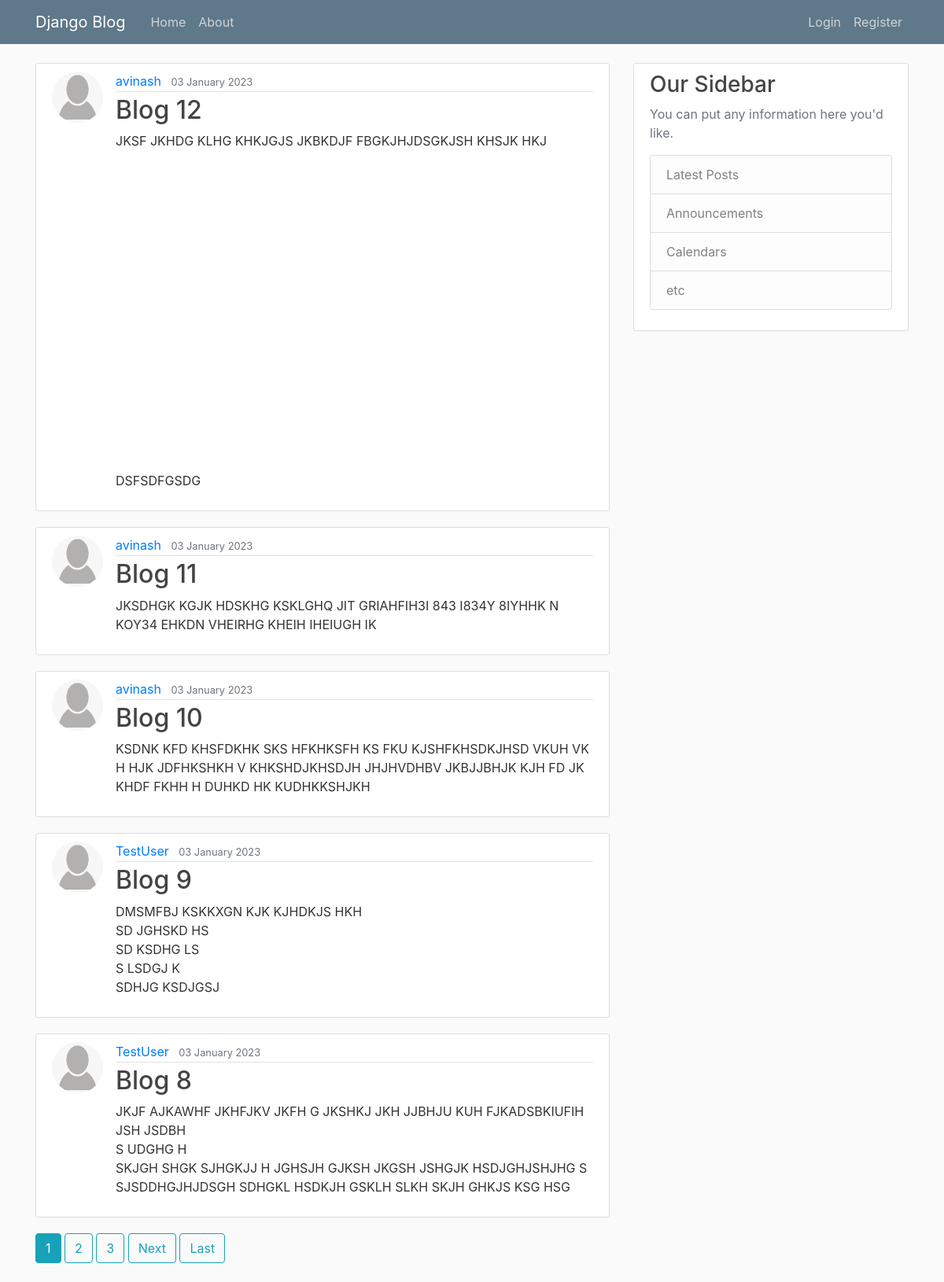
The page / on the database its author committed.
### blog/models.py (models this page shows, shortened)
class Post(models.Model):
    title = models.CharField(max_length=100)
    content = models.TextField()
    date_posted = models.DateTimeField(default=timezone.now)
    author = models.ForeignKey(User, on_delete=models.CASCADE)

### users/models.py (models this page shows, shortened)
class Profile(models.Model):
    user= models.OneToOneField(User, on_delete=models.CASCADE)
    image = models.ImageField(default='default.jpg', upload_to='profile_pics')

### blog/views.py (the view)
# urls.py: path('', PostListView.as_view(), name='blog-home'),
class PostListView(ListView):
    model = Post
    template_name = 'blog/home.html' # <app>/<model>_<viewtype>.html
    context_object_name = 'posts'
    ordering = ['-date_posted']
    paginate_by =5

### blog/templates/blog/home.html (shortened to what this page needs)
{% extends "blog/base.html" %}
{% block content %}
    {% for post in posts %}
        <article class="media content-section">
            <img class="rounded-circle article-img " src="{{ post.author.profile.image.url }}" alt="default.jpg">
            <div class="media-body">
                <div class="article-metadata">
                    <a class="mr-2" href="{% url 'user-posts' post.author.username %}">{{ post.author }}</a>
                    <small class="text-muted">{{ post.date_posted|date:"d F Y" }}</small>
                </div>
                <h2><a class="article-title" href="{% url 'post-detail' post.id%}">{{ post.title }}</a></h2>
                <p class="article-content">{{ post.content }}</p>
            </div>
        </article>
    {% endfor %}
    {% if is_paginated %}
        {% for num in page_obj.paginator.page_range %}
            {% if page_obj.number == num %}
                <a class="btn btn-info mb-4" href="?page= {{ num }}">{{ num }}</a>
                {% elif num > page_obj.number|add:'-3' and  num < page_obj.number|add:'3'%}
                <a class="btn btn-outline-info mb-4" href="?page= {{ num }}">{{ num }}</a>
            {% endif %}
        {% endfor %}
        {% if page_obj.has_next %}
            <a class="btn btn-outline-info mb-4" href="?page={{ page_obj.next_page_number }}">Next</a>
            <a class="btn btn-outline-info mb-4" href="?page={{ page_obj.paginator.num_pages }}">Last</a>
        {% endif %}
    {% endif %}
{% endblock content %}

### blog/templates/blog/base.html (shortened to what this page needs)
{% load static %}
<!DOCTYPE html>
<html lang="en">
<head>
    <link rel="stylesheet" href="https://cdn.jsdelivr.net/npm/bootstrap@4.0.0/dist/css/bootstrap.min.css">
    <link rel="stylesheet" type ="text/css" href="{% static 'blog/main.css' %}">
</head>
<body>
    <header class="site-header">
        <nav class="navbar navbar-expand-md navbar-dark bg-steel fixed-top">
          <div class="container">
            <a class="navbar-brand mr-4" href="{% url 'blog-home' %}">Django Blog</a>
            <div class="collapse navbar-collapse" id="navbarToggle">
              <div class="navbar-nav mr-auto">
                <a class="nav-item nav-link" href="{% url 'blog-home' %}">Home</a>
                <a class="nav-item nav-link" href="{% url 'blog-about' %}">About</a>
              </div>
              <div class="navbar-nav">
                {% if user.is_authenticated %}
                  <a class="nav-item nav-link" href="{% url 'post-create' %}">New Post</a>
                  <a class="nav-item nav-link" href="{% url 'profile' %}">Profile</a>
                  <a class="nav-item nav-link" href="{% url 'logout' %}">Logout</a>
                {% else %}
                  <a class="nav-item nav-link" href="{% url 'login' %}">Login</a>
                  <a class="nav-item nav-link" href="{% url 'register' %}">Register</a>
                {% endif %}
              </div>
            </div>
          </div>
        </nav>
      </header>
      <main role="main" class="container">
        <div class="row">
          <div class="col-md-8">
            {% block content %}{% endblock %}
          </div>
          <div class="col-md-4">
            <div class="content-section">
              <h3>Our Sidebar</h3>
              <p class='text-muted'>You can put any information here you'd like.
                <ul class="list-group">
                  <li class="list-group-item list-group-item-light">Latest Posts</li>
                  <li class="list-group-item list-group-item-light">Announcements</li>
                  <li class="list-group-item list-group-item-light">Calendars</li>
                  <li class="list-group-item list-group-item-light">etc</li>
                </ul>
              </p>
            </div>
          </div>
        </div>
      </main>
  </body>
</body>
</html>

### blog/static/blog/main.css (style rules this page uses)
body { background: #fafafa; color: #333333; margin-top: 5rem; }
h1, h2, h3, h4, h5, h6 { color: #444444; }
ul { margin: 0; }
.bg-steel { background-color: #5f788a; }
.site-header .navbar-nav .nav-link { color: #cbd5db; }
.content-section { background: #ffffff; padding: 10px 20px; border: 1px solid #dddddd; border-radius: 3px; margin-bottom: 20px; }
.article-title { color: #444444; }
.article-content { white-space: pre-line; }
.article-img { height: 65px; width: 65px; margin-right: 16px; }
.article-metadata { padding-bottom: 1px; margin-bottom: 4px; border-bottom: 1px solid #e3e3e3 }

### rows shown on the page
Post: author.profile.image (placeholder picture), author "avinash", date_posted "03 January 2023", title "Blog 12", content "JKSF JKHDG KLHG KHKJGJS JKBKDJF FBGKJHJDSGKJSH KHSJK HKJ DSFSDFGSDG"
Post: author.profile.image (placeholder picture), author "avinash", date_posted "03 January 2023", title "Blog 11", content "JKSDHGK KGJK HDSKHG KSKLGHQ JIT GRIAHFIH3I 843 I834Y 8IYHHK N KOY34 EHKDN VHEIRHG KHEIH IHEIUGH IK"
Post: author.profile.image (placeholder picture), author "avinash", date_posted "03 January 2023", title "Blog 10", content "KSDNK KFD KHSFDKHK SKS HFKHKSFH KS FKU KJSHFKHSDKJHSD VKUH VK H HJK JDFHKSHKH V KHKSHDJKHSDJH JHJHVDHBV JKBJJBHJK KJH FD JK KHDF FKHH H DUHKD HK KUDHKKSHJKH"
Post: author.profile.image (placeholder picture), author "TestUser", date_posted "03 January 2023", title "Blog 9", content "DMSMFBJ KSKKXGN KJK KJHDKJS HKH SD JGHSKD HS SD KSDHG LS S LSDGJ K SDHJG KSDJGSJ"
Post: author.profile.image (placeholder picture), author "TestUser", date_posted "03 January 2023", title "Blog 8", content "JKJF AJKAWHF JKHFJKV JKFH G JKSHKJ JKH JJBHJU KUH FJKADSBKIUFIH JSH JSDBH S UDGHG H SKJGH SHGK SJHGKJJ H JGHSJH GJKSH JKGSH JSHGJK HSDJGHJSHJHG S SJSDDHGJHJDSGH SDHGKL HSDKJH GSKLH SLKH SKJH GHKJS KSG HSG"

### other values the page prints
{{ num }} "1"
{{ num }} "2" "3"
